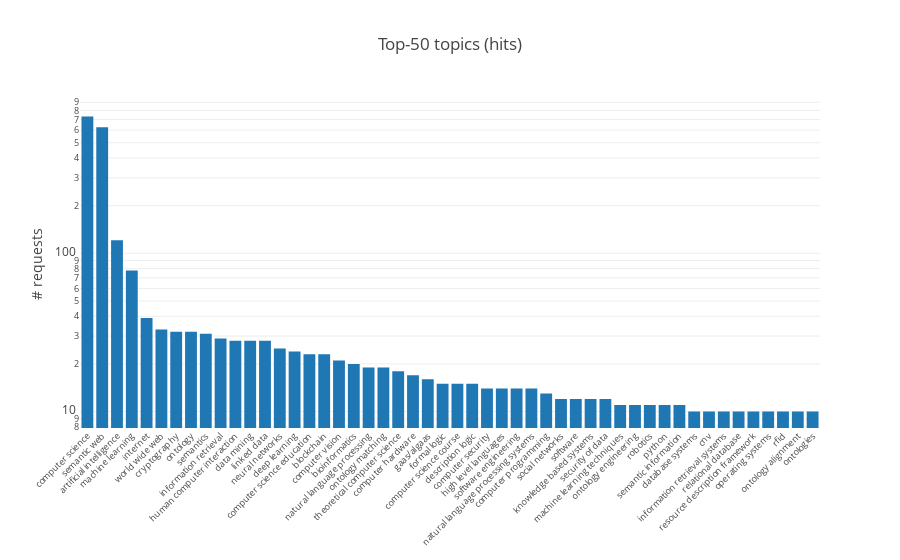

Here is the notebook cell this chart was saved with:
### Code cell
bars_data = topics_req_df[topics_req_df.exists == '1'].groupby('topic')[['id']].count().sort_values(by='id', ascending=False).reset_index()
bars_data = bars_data[0:50]

trace0 = go.Bar(
    x = bars_data['topic'],
    y = bars_data['id'])

layout = go.Layout(title='Top-50 topics (hits)',
                   xaxis=dict(tickangle=-45,
                             automargin=True,
                             tickfont=dict(size=9)),
                   yaxis=dict(title='# requests',
                              type='log'))
                   
fig = go.Figure(data=[trace0], layout=layout)
plotly.offline.iplot(fig)
pio.write_image(fig, 'images/topics_tip50.png')

### Figure 1 — Plotly figure (JSON) as saved in the notebook; plotly's stock layout.template omitted (floating-point values rounded to 4 significant figures)
{"data": [{"type": "bar", "uid": "33280db9-e1bf-4b29-8189-2850d207349c", "x": ["computer science", "semantic web", "artificial intelligence", "machine learning", "internet", "world wide web", "cryptography", "ontology", "semantics", "information retrieval", "human computer interaction", "data mining", "linked data", "neural networks", "deep learning", "computer science education", "blockchain", "computer vision", "bioinformatics", "natural language processing", "ontology matching", "theoretical computer science", "computer hardware", "gaas/algaas", "formal logic", "computer science course", "description logic", "computer security", "high level languages", "software engineering", "natural language processing systems", "computer programming", "social networks", "software", "knowledge based systems", "security of data", "machine learning techniques", "ontology engineering", "robotics", "python", "semantic information", "database systems", "cnv", "information retrieval systems", "relational database", "resource description framework", "operating systems", "rfid", "ontology alignment", "ontologies"], "y": [733, 627, 121, 78, 39, 33, 32, 32, 31, 29, 28, 28, 28, 25, 24, 23, 23, 21, 20, 19, 19, 18, 17, 16, 15, 15, 15, 14, 14, 14, 14, 13, 12, 12, 12, 12, 11, 11, 11, 11, 11, 10, 10, 10, 10, 10, 10, 10, 10, 10]}], "layout": {"title": "Top-50 topics (hits)", "xaxis": {"automargin": true, "tickangle": -45, "tickfont": {"size": 9}}, "yaxis": {"title": "# requests", "type": "log"}}}
